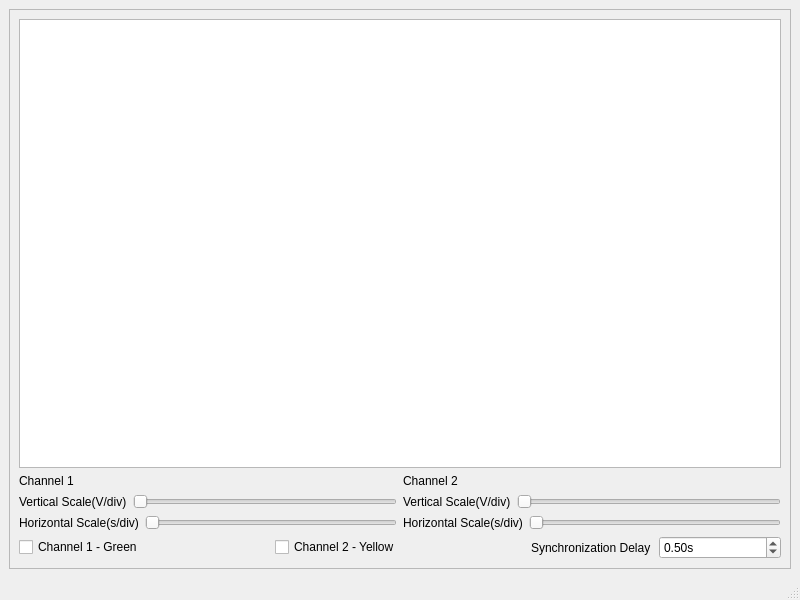
<?xml version="1.0" encoding="UTF-8"?>
<ui version="4.0">
 <class>RaspDigitalOscilloscope</class>
 <widget class="QMainWindow" name="RaspDigitalOscilloscope">
  <property name="geometry">
   <rect>
    <x>0</x>
    <y>0</y>
    <width>800</width>
    <height>600</height>
   </rect>
  </property>
  <property name="windowTitle">
   <string>RaspDigitalOscilloscope</string>
  </property>
  <widget class="QWidget" name="centralwidget">
   <layout class="QVBoxLayout" name="verticalLayout">
    <item>
     <widget class="QFrame" name="frame">
      <property name="frameShape">
       <enum>QFrame::StyledPanel</enum>
      </property>
      <property name="frameShadow">
       <enum>QFrame::Raised</enum>
      </property>
      <layout class="QVBoxLayout" name="verticalLayout_3">
       <item>
        <layout class="QHBoxLayout" name="canvas_hlayout">
         <item>
          <widget class="QGraphicsView" name="graphicsView">
           <property name="horizontalScrollBarPolicy">
            <enum>Qt::ScrollBarAlwaysOff</enum>
           </property>
          </widget>
         </item>
        </layout>
       </item>
       <item>
        <layout class="QHBoxLayout" name="commands_hlayout">
         <item>
          <layout class="QVBoxLayout" name="channels_config_vlayout">
           <item>
            <layout class="QHBoxLayout" name="channel_scales_hlayout">
             <item>
              <layout class="QVBoxLayout" name="channel_1_scales_vlayout">
               <item>
                <widget class="QLabel" name="channel_1_label">
                 <property name="text">
                  <string>Channel 1</string>
                 </property>
                </widget>
               </item>
               <item>
                <layout class="QHBoxLayout" name="channel_1_vscale_hlayout">
                 <item>
                  <widget class="QLabel" name="channel_1_vscale_label">
                   <property name="text">
                    <string>Vertical Scale(V/div)</string>
                   </property>
                  </widget>
                 </item>
                 <item>
                  <widget class="QSlider" name="channel_1_vertical_scale">
                   <property name="minimum">
                    <number>6</number>
                   </property>
                   <property name="maximum">
                    <number>10</number>
                   </property>
                   <property name="orientation">
                    <enum>Qt::Horizontal</enum>
                   </property>
                  </widget>
                 </item>
                </layout>
               </item>
               <item>
                <layout class="QHBoxLayout" name="channel_1_hscale_hlayout">
                 <item>
                  <widget class="QLabel" name="channel_1_hscale_label">
                   <property name="text">
                    <string>Horizontal Scale(s/div)</string>
                   </property>
                  </widget>
                 </item>
                 <item>
                  <widget class="QSlider" name="channel_1_horizontal_scale">
                   <property name="minimum">
                    <number>1</number>
                   </property>
                   <property name="maximum">
                    <number>10</number>
                   </property>
                   <property name="orientation">
                    <enum>Qt::Horizontal</enum>
                   </property>
                  </widget>
                 </item>
                </layout>
               </item>
              </layout>
             </item>
             <item>
              <layout class="QVBoxLayout" name="channel_2_scales_vlayout">
               <item>
                <widget class="QLabel" name="channel_2_label">
                 <property name="text">
                  <string>Channel 2</string>
                 </property>
                </widget>
               </item>
               <item>
                <layout class="QHBoxLayout" name="channel_2_vscale_hlayout">
                 <item>
                  <widget class="QLabel" name="channel_2_vscale_label">
                   <property name="text">
                    <string>Vertical Scale(V/div)</string>
                   </property>
                  </widget>
                 </item>
                 <item>
                  <widget class="QSlider" name="channel_2_vertical_scale">
                   <property name="minimum">
                    <number>6</number>
                   </property>
                   <property name="maximum">
                    <number>10</number>
                   </property>
                   <property name="orientation">
                    <enum>Qt::Horizontal</enum>
                   </property>
                  </widget>
                 </item>
                </layout>
               </item>
               <item>
                <layout class="QHBoxLayout" name="channel_2_hscale_hlayout">
                 <item>
                  <widget class="QLabel" name="channel_2_hscale_label">
                   <property name="text">
                    <string>Horizontal Scale(s/div)</string>
                   </property>
                  </widget>
                 </item>
                 <item>
                  <widget class="QSlider" name="channel_2_horizontal_scale">
                   <property name="minimum">
                    <number>1</number>
                   </property>
                   <property name="maximum">
                    <number>10</number>
                   </property>
                   <property name="orientation">
                    <enum>Qt::Horizontal</enum>
                   </property>
                  </widget>
                 </item>
                </layout>
               </item>
              </layout>
             </item>
            </layout>
           </item>
           <item>
            <layout class="QHBoxLayout" name="channels_checkbox_hlayout">
             <item>
              <widget class="QCheckBox" name="channel_1_checkbox">
               <property name="text">
                <string>Channel 1 - Green</string>
               </property>
              </widget>
             </item>
             <item>
              <widget class="QCheckBox" name="channel_2_checkbox">
               <property name="text">
                <string>Channel 2 - Yellow</string>
               </property>
              </widget>
             </item>
             <item>
              <layout class="QHBoxLayout" name="horizontalLayout">
               <item>
                <widget class="QLabel" name="synchronization_delay_label">
                 <property name="text">
                  <string>Synchronization Delay</string>
                 </property>
                </widget>
               </item>
               <item>
                <widget class="QDoubleSpinBox" name="synchronization_delay_input">
                 <property name="prefix">
                  <string/>
                 </property>
                 <property name="suffix">
                  <string>s</string>
                 </property>
                 <property name="maximum">
                  <double>2.000000000000000</double>
                 </property>
                 <property name="singleStep">
                  <double>0.010000000000000</double>
                 </property>
                 <property name="stepType">
                  <enum>QAbstractSpinBox::DefaultStepType</enum>
                 </property>
                 <property name="value">
                  <double>0.500000000000000</double>
                 </property>
                </widget>
               </item>
              </layout>
             </item>
            </layout>
           </item>
          </layout>
         </item>
        </layout>
       </item>
      </layout>
     </widget>
    </item>
   </layout>
  </widget>
  <widget class="QMenuBar" name="menubar">
   <property name="geometry">
    <rect>
     <x>0</x>
     <y>0</y>
     <width>800</width>
     <height>21</height>
    </rect>
   </property>
  </widget>
  <widget class="QStatusBar" name="statusbar"/>
 </widget>
 <resources/>
 <connections/>
</ui>
